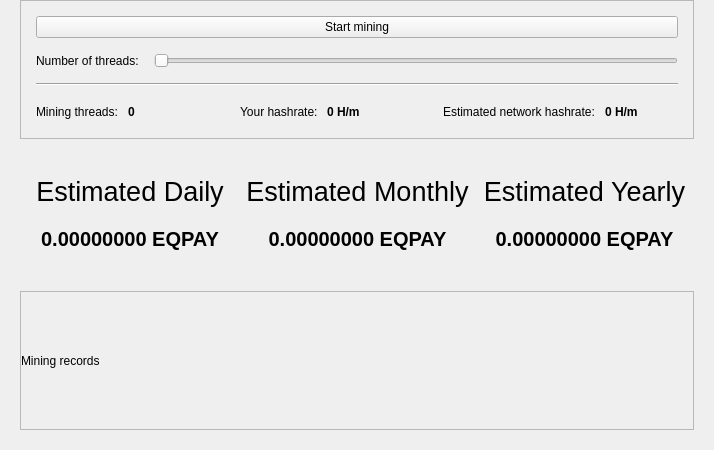
<?xml version="1.0" encoding="UTF-8"?>
<ui version="4.0">
 <class>MiningPage</class>
 <widget class="QWidget" name="MiningPage">
  <property name="geometry">
   <rect>
    <x>0</x>
    <y>0</y>
    <width>714</width>
    <height>450</height>
   </rect>
  </property>
  <property name="windowTitle">
   <string>Form</string>
  </property>
  <layout class="QVBoxLayout" name="verticalLayout_3">
   <property name="leftMargin">
    <number>20</number>
   </property>
   <property name="topMargin">
    <number>0</number>
   </property>
   <property name="rightMargin">
    <number>20</number>
   </property>
   <property name="bottomMargin">
    <number>20</number>
   </property>
   <item>
    <layout class="QVBoxLayout" name="verticalLayout_2">
     <item>
      <widget class="QFrame" name="frameStakeInfo">
       <property name="frameShape">
        <enum>QFrame::StyledPanel</enum>
       </property>
       <property name="frameShadow">
        <enum>QFrame::Raised</enum>
       </property>
       <layout class="QVBoxLayout" name="verticalLayout">
        <property name="spacing">
         <number>15</number>
        </property>
        <property name="leftMargin">
         <number>15</number>
        </property>
        <property name="topMargin">
         <number>15</number>
        </property>
        <property name="rightMargin">
         <number>15</number>
        </property>
        <property name="bottomMargin">
         <number>15</number>
        </property>
        <item>
         <widget class="QPushButton" name="miningButton">
          <property name="text">
           <string>Start mining</string>
          </property>
         </widget>
        </item>
        <item>
         <layout class="QHBoxLayout" name="verticalLayout_5">
          <item>
           <widget class="QLabel" name="label_3">
            <property name="text">
             <string>Number of threads:</string>
            </property>
           </widget>
          </item>
          <item>
           <widget class="QSlider" name="threadSlider">
            <property name="orientation">
             <enum>Qt::Horizontal</enum>
            </property>
           </widget>
          </item>
         </layout>
        </item>
        <item>
         <widget class="Line" name="hLine">
          <property name="orientation">
           <enum>Qt::Horizontal</enum>
          </property>
         </widget>
        </item>
        <item>
         <layout class="QHBoxLayout" name="horizontalLayout">
          <item>
           <layout class="QHBoxLayout" name="horizontalLayout_2">
            <property name="spacing">
             <number>6</number>
            </property>
            <property name="sizeConstraint">
             <enum>QLayout::SetDefaultConstraint</enum>
            </property>
            <item>
             <widget class="QLabel" name="label_4">
              <property name="text">
               <string>Mining threads: </string>
              </property>
             </widget>
            </item>
            <item>
             <widget class="QLabel" name="threadLabel">
              <property name="font">
               <font>
                <weight>75</weight>
                <bold>true</bold>
               </font>
              </property>
              <property name="text">
               <string>0</string>
              </property>
             </widget>
            </item>
            <item>
             <spacer name="horizontalSpacer">
              <property name="orientation">
               <enum>Qt::Horizontal</enum>
              </property>
              <property name="sizeHint" stdset="0">
               <size>
                <width>40</width>
                <height>20</height>
               </size>
              </property>
             </spacer>
            </item>
           </layout>
          </item>
          <item>
           <layout class="QHBoxLayout" name="horizontalLayout_4">
            <property name="spacing">
             <number>6</number>
            </property>
            <item>
             <widget class="QLabel" name="label">
              <property name="text">
               <string>Your hashrate: </string>
              </property>
             </widget>
            </item>
            <item>
             <widget class="QLabel" name="hashrateLabel">
              <property name="font">
               <font>
                <weight>75</weight>
                <bold>true</bold>
               </font>
              </property>
              <property name="text">
               <string>0 H/m</string>
              </property>
             </widget>
            </item>
            <item>
             <spacer name="horizontalSpacer_2">
              <property name="orientation">
               <enum>Qt::Horizontal</enum>
              </property>
              <property name="sizeHint" stdset="0">
               <size>
                <width>40</width>
                <height>20</height>
               </size>
              </property>
             </spacer>
            </item>
           </layout>
          </item>
          <item>
           <layout class="QHBoxLayout" name="horizontalLayout_3">
            <property name="spacing">
             <number>6</number>
            </property>
            <item>
             <widget class="QLabel" name="label_2">
              <property name="text">
               <string>Estimated network hashrate: </string>
              </property>
             </widget>
            </item>
            <item>
             <widget class="QLabel" name="networkLabel">
              <property name="font">
               <font>
                <weight>75</weight>
                <bold>true</bold>
               </font>
              </property>
              <property name="text">
               <string>0 H/m</string>
              </property>
             </widget>
            </item>
            <item>
             <spacer name="horizontalSpacer_3">
              <property name="orientation">
               <enum>Qt::Horizontal</enum>
              </property>
              <property name="sizeHint" stdset="0">
               <size>
                <width>40</width>
                <height>20</height>
               </size>
              </property>
             </spacer>
            </item>
           </layout>
          </item>
         </layout>
        </item>
       </layout>
      </widget>
     </item>
    </layout>
   </item>
   <item>
    <layout class="QHBoxLayout" name="verticalLayout_4">
     <item>
      <layout class="QHBoxLayout" name="horizontalLayout_6">
       <item>
        <layout class="QVBoxLayout" name="verticalLayout_4">
         <item>
          <spacer name="verticalSpacer_2">
           <property name="orientation">
            <enum>Qt::Vertical</enum>
           </property>
           <property name="sizeType">
            <enum>QSizePolicy::Fixed</enum>
           </property>
           <property name="sizeHint" stdset="0">
            <size>
             <width>20</width>
             <height>25</height>
            </size>
           </property>
          </spacer>
         </item>
         <item>
          <widget class="QLabel" name="label_8">
           <property name="font">
            <font>
             <pointsize>20</pointsize>
            </font>
           </property>
           <property name="text">
            <string>Estimated Daily</string>
           </property>
           <property name="alignment">
            <set>Qt::AlignCenter</set>
           </property>
          </widget>
         </item>
         <item>
          <widget class="QLabel" name="labelDaily">
           <property name="font">
            <font>
             <pointsize>15</pointsize>
             <weight>75</weight>
             <bold>true</bold>
            </font>
           </property>
           <property name="text">
            <string>0.00000000 EQPAY</string>
           </property>
           <property name="alignment">
            <set>Qt::AlignCenter</set>
           </property>
          </widget>
         </item>
         <item>
          <spacer name="verticalSpacer">
           <property name="orientation">
            <enum>Qt::Vertical</enum>
           </property>
           <property name="sizeType">
            <enum>QSizePolicy::Fixed</enum>
           </property>
           <property name="sizeHint" stdset="0">
            <size>
             <width>20</width>
             <height>25</height>
            </size>
           </property>
          </spacer>
         </item>
        </layout>
       </item>
      </layout>
     </item>
     <item>
      <layout class="QHBoxLayout" name="horizontalLayout_6">
       <item>
        <layout class="QVBoxLayout" name="verticalLayout_4">
         <item>
          <spacer name="verticalSpacer_3">
           <property name="orientation">
            <enum>Qt::Vertical</enum>
           </property>
           <property name="sizeType">
            <enum>QSizePolicy::Fixed</enum>
           </property>
           <property name="sizeHint" stdset="0">
            <size>
             <width>20</width>
             <height>25</height>
            </size>
           </property>
          </spacer>
         </item>
         <item>
          <widget class="QLabel" name="label_8">
           <property name="font">
            <font>
             <pointsize>20</pointsize>
            </font>
           </property>
           <property name="text">
            <string>Estimated Monthly</string>
           </property>
           <property name="alignment">
            <set>Qt::AlignCenter</set>
           </property>
          </widget>
         </item>
         <item>
          <widget class="QLabel" name="labelMonthly">
           <property name="font">
            <font>
             <pointsize>15</pointsize>
             <weight>75</weight>
             <bold>true</bold>
            </font>
           </property>
           <property name="text">
            <string>0.00000000 EQPAY</string>
           </property>
           <property name="alignment">
            <set>Qt::AlignCenter</set>
           </property>
          </widget>
         </item>
         <item>
          <spacer name="verticalSpacer_4">
           <property name="orientation">
            <enum>Qt::Vertical</enum>
           </property>
           <property name="sizeType">
            <enum>QSizePolicy::Fixed</enum>
           </property>
           <property name="sizeHint" stdset="0">
            <size>
             <width>20</width>
             <height>25</height>
            </size>
           </property>
          </spacer>
         </item>
        </layout>
       </item>
      </layout>
     </item>
     <item>
      <layout class="QHBoxLayout" name="horizontalLayout_6">
       <item>
        <layout class="QVBoxLayout" name="verticalLayout_4">
         <item>
          <spacer name="verticalSpacer_5">
           <property name="orientation">
            <enum>Qt::Vertical</enum>
           </property>
           <property name="sizeType">
            <enum>QSizePolicy::Fixed</enum>
           </property>
           <property name="sizeHint" stdset="0">
            <size>
             <width>20</width>
             <height>25</height>
            </size>
           </property>
          </spacer>
         </item>
         <item>
          <widget class="QLabel" name="label_8">
           <property name="font">
            <font>
             <pointsize>20</pointsize>
            </font>
           </property>
           <property name="text">
            <string>Estimated Yearly</string>
           </property>
           <property name="alignment">
            <set>Qt::AlignCenter</set>
           </property>
          </widget>
         </item>
         <item>
          <widget class="QLabel" name="labelYearly">
           <property name="font">
            <font>
             <pointsize>15</pointsize>
             <weight>75</weight>
             <bold>true</bold>
            </font>
           </property>
           <property name="text">
            <string>0.00000000 EQPAY</string>
           </property>
           <property name="alignment">
            <set>Qt::AlignCenter</set>
           </property>
          </widget>
         </item>
         <item>
          <spacer name="verticalSpacer_6">
           <property name="orientation">
            <enum>Qt::Vertical</enum>
           </property>
           <property name="sizeType">
            <enum>QSizePolicy::Fixed</enum>
           </property>
           <property name="sizeHint" stdset="0">
            <size>
             <width>20</width>
             <height>25</height>
            </size>
           </property>
          </spacer>
         </item>
        </layout>
       </item>
      </layout>
     </item>
    </layout>
   </item>
   <item>
    <layout class="QVBoxLayout" name="verticalLayout_6">
     <item>
      <widget class="QFrame" name="frameMiningRecords">
       <property name="frameShape">
        <enum>QFrame::StyledPanel</enum>
       </property>
       <property name="frameShadow">
        <enum>QFrame::Raised</enum>
       </property>
       <layout class="QVBoxLayout" name="verticalLayout_2">
        <property name="leftMargin">
         <number>0</number>
        </property>
        <property name="topMargin">
         <number>0</number>
        </property>
        <property name="rightMargin">
         <number>0</number>
        </property>
        <property name="bottomMargin">
         <number>0</number>
        </property>
        <item>
         <widget class="QLabel" name="labelRecordsText">
          <property name="text">
           <string>Mining records</string>
          </property>
         </widget>
        </item>
       </layout>
      </widget>
     </item>
    </layout>
   </item>
  </layout>
 </widget>
 <resources/>
 <connections/>
</ui>
